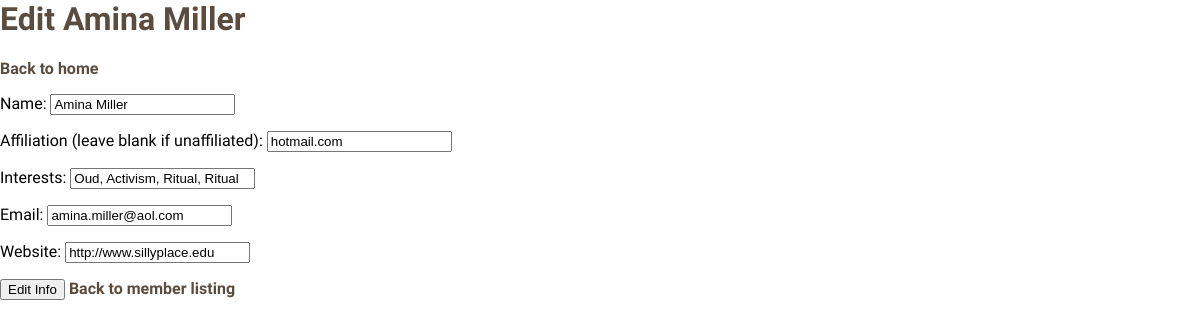
/bios/2/edit/, run on the app's committed database.
### samr_db_setup.py (models this page shows)
class Bio(Base):
	__tablename__ = 'bio'
	name = Column(String(80), nullable = False)
	affiliation = Column(String(250), nullable = True)
	interests = Column(String(250), nullable = True)
	email = Column(String(250), nullable = True)
	website = Column(String(250), nullable = True)
	id = Column(Integer, primary_key = True)

### samr.py (the view)
@app.route('/bios/<int:bio_id>/edit/', methods = ["GET", "POST"])
def editBio(bio_id):
	if request.method == "POST":
		bio = session.query(Bio).filter_by(id = bio_id).one()
		bio.name = request.form['name']
		bio.interests = request.form['interests']
		bio.email = request.form['email']
		bio.website = request.form['website']
		if request.form['affiliation'] != "":
			affiliation = request.form['affiliation']
		else:
			affiliation = None
		bio.affiliation = affiliation
		session.commit()
		flash("Member updated")
		return redirect(url_for('bios'))
	else:
		bio = session.query(Bio).filter_by(id = bio_id).one()
		if bio.affiliation != None:
			affiliation = bio.affiliation
		else:
			affiliation = ""
		return render_template('editbio.html', bio = bio, affiliation = affiliation)

### templates/editbio.html (shortened to what this page needs)
<html>
<head>
	<link rel=stylesheet type=text/css href="{{ url_for('static', filename = 'styles.css') }}">
</head>
<body>
<h1>Edit {{ bio.name }}</h1>
<p><a href= "{{ url_for('home') }}">Back to home</a></p>
<div>
	<form action = "{{ url_for('editBio', bio_id = bio.id) }}" method = 'post'>
		<p>Name: <input type = 'text' max = '80' name = 'name' value = "{{ bio.name }}"></p>
		<p>Affiliation (leave blank if unaffiliated): <input type = 'text' max = '250' name = 'affiliation' value = "{{ affiliation }}"></p>
		<p>Interests: <input type = 'text' max = '250' name = 'interests' value = "{{ bio.interests }}"></p>
		<p>Email: <input type = 'text' max = '250' name = 'email' value = "{{ bio.email }}"></p>
		<p>Website: <input type = 'text' max = '250' name = 'website' value = "{{ bio.website }}"></p>
		<p><input type = 'submit' value = 'Edit Info'> <a href= "{{ url_for('bios') }}">Back to member listing</a>
	</form>
</div>
</body>

### static/styles.css (style rules this page uses)
body { font-family: 'Old Standard TT', serif; margin: 0px 0px; background-image: url('/static/bg.jpg'); background-size: cover; background-attachment: fixed; }
h1 { font-family: 'Dancing Script', cursive; font-weight: 700; color: #5a4c3e; }
a { text-decoration: none; font-weight: 700; color: #5a4c3e; }

### data on the page
Bio: name "Amina Miller", affiliation "hotmail.com", interests "Oud, Activism, Ritual, Ritual", email "amina.miller@aol.com", website "http://www.sillyplace.edu"
